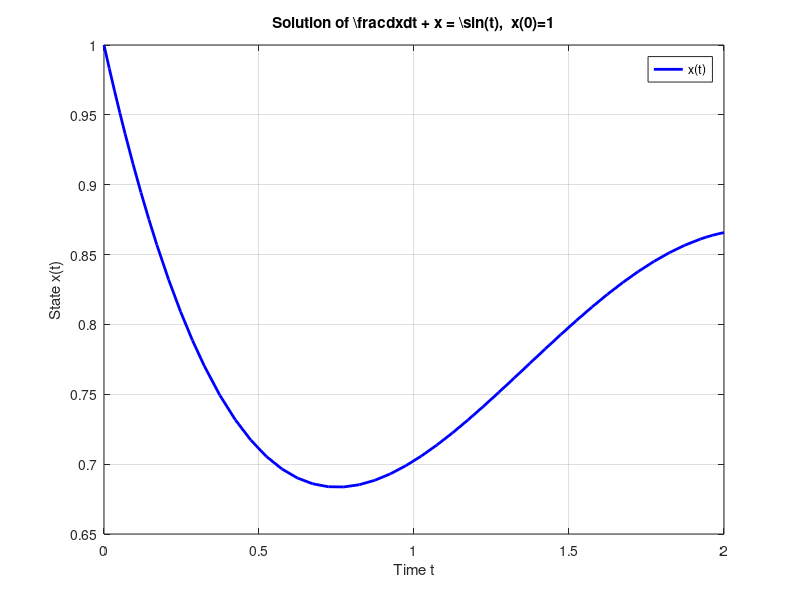

The MATLAB script that drew this image:
%% ODE_SIN_FORCED
% Solves the first-order linear ODE:  dx/dt + x = sin(t),  with x(0)=1.
% Equivalent to: dx/dt = -x + sin(t).
%
% The solution is computed using MATLAB's ode45 solver and plotted.
%
% Author: MATLAB User
% Date:   Current date

%% Clean up (use clear variables instead of clear all for safety)
clc;
clear variables;
close all;

%% Simulation parameters
t_span = [0, 2];        % time interval [start, end]
x0 = 1;                 % initial condition: x(0) = 1

%% Solve the ODE
% The forcing term sin(t) is used directly inside the ODE function.
[T, X] = ode45(@(t, x) -x + sin(t), t_span, x0);

%% Plot the result
figure('Name', 'Solution of dx/dt + x = sin(t)', 'NumberTitle', 'off');
plot(T, X, 'b-', 'LineWidth', 2);
grid on;
xlabel('Time t');
ylabel('State x(t)');
title('Solution of \frac{dx}{dt} + x = \sin(t),  x(0)=1');
legend('x(t)', 'Location', 'best');

%% Optional: compare with analytical solution
% The analytical solution is:  x(t) = e^{-t} + 0.5*(sin(t) - cos(t))
% Uncomment below to overlay exact solution.
% t_exact = linspace(0, 2, 200);
% x_exact = exp(-t_exact) + 0.5*(sin(t_exact) - cos(t_exact));
% hold on;
% plot(t_exact, x_exact, 'r--', 'LineWidth', 1.5);
% legend('ode45', 'Exact solution', 'Location', 'best');
